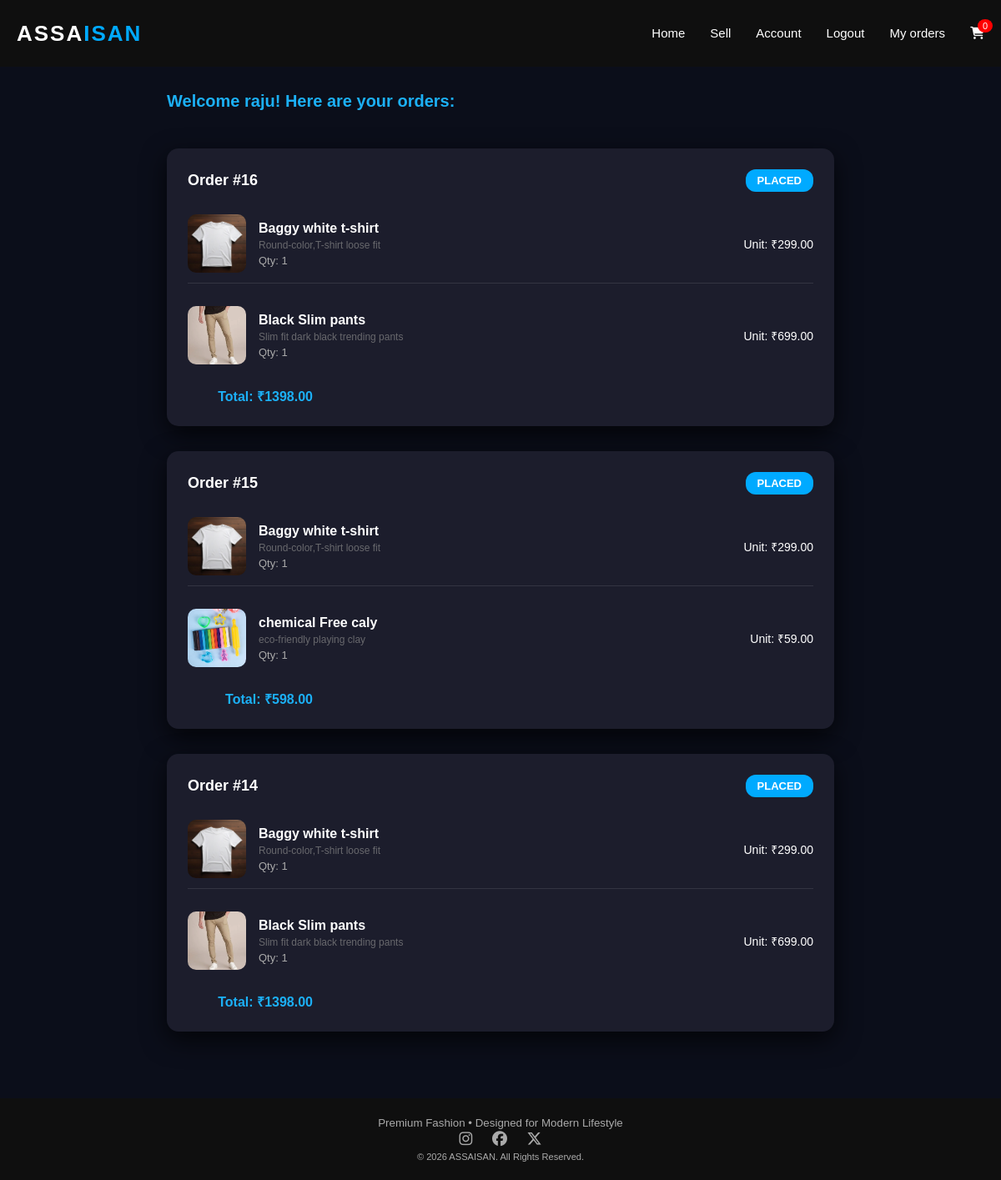
Before: /my-orders/ (signed in) with the older database file.
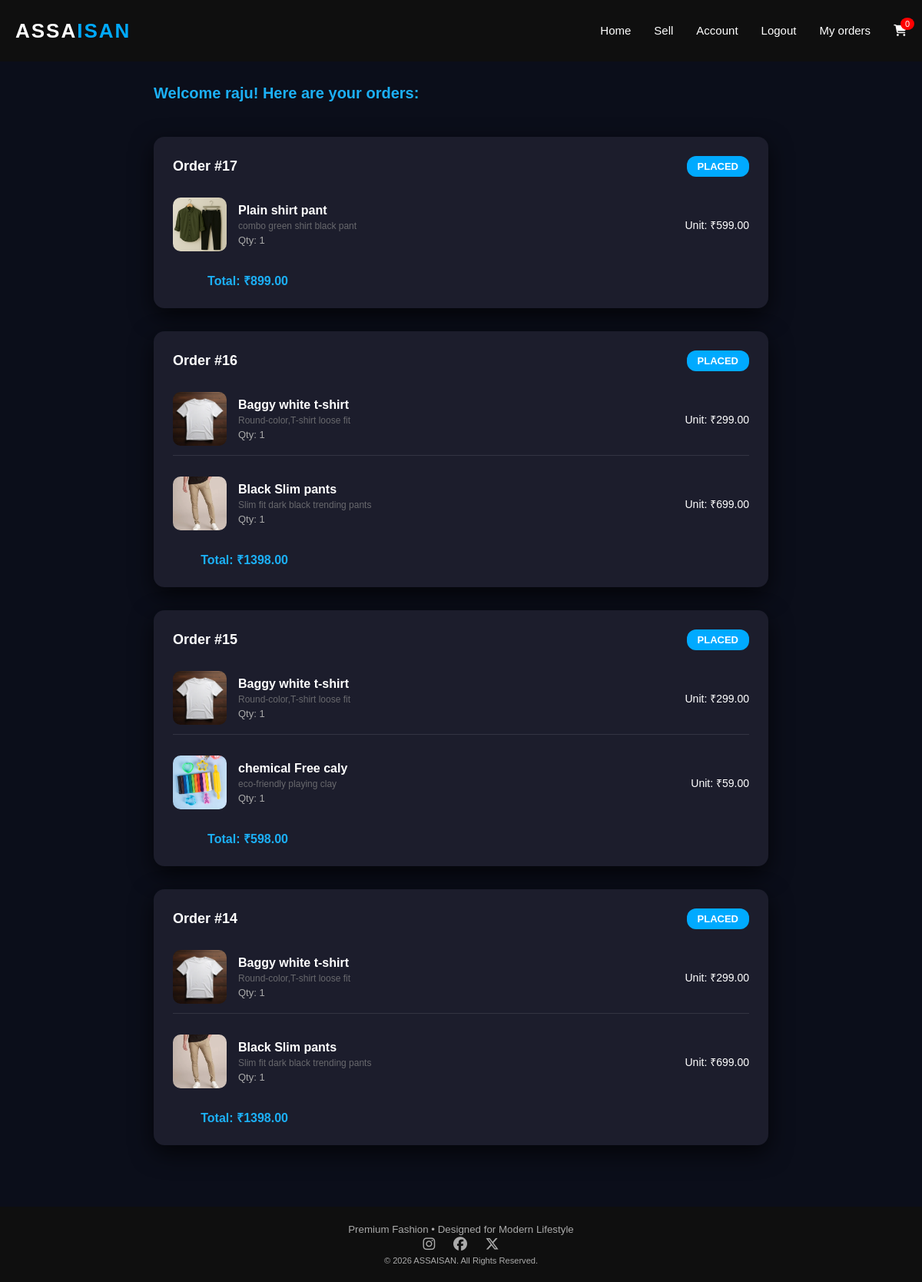
After: the same page with the newer database file.
### shop/models.py (models this page shows, shortened)
class Order(models.Model):
    STATUS_CHOICES = [
        ("Pending", "Pending"),
        ("Placed", "Placed"),
        ("Shipped", "Shipped"),
        ("Delivered", "Delivered"),
        ("Cancelled", "Cancelled"),
    ]
    user = models.ForeignKey(User, on_delete=models.CASCADE)
    total_price = models.DecimalField(max_digits=10, decimal_places=2)
    status = models.CharField(max_length=20, choices=STATUS_CHOICES, default="Pending")
    created_at = models.DateTimeField(auto_now_add=True)

class OrderItem(models.Model):
    order = models.ForeignKey(Order, on_delete=models.CASCADE, related_name="items")
    product = models.ForeignKey(Product, on_delete=models.CASCADE)
    quantity = models.PositiveIntegerField(default=1)
    price = models.DecimalField(max_digits=10, decimal_places=2)

class Product(models.Model):
    title = models.CharField(max_length=200)
    price = models.DecimalField(max_digits=10, decimal_places=2)
    discount_price = models.DecimalField(max_digits=10, decimal_places=2, blank=True, null=True)
    short_description = models.CharField(max_length=300)
    long_description = models.TextField()
    category = models.CharField(max_length=20,choices=CATEGORY_CHOICES)
    image = models.ImageField(upload_to="products/")
    stock = models.IntegerField(default=1)
    updated_at = models.DateTimeField(auto_now=True)
    listed_by=models.CharField(blank=True,default="")
    listed_date=models.DateField(blank=True,auto_now_add="",null=True)

### shop/views.py (the view)
# urls.py: path('my-orders/', views.my_orders, name='my_orders'),
@login_required
def my_orders(request):
    orders = Order.objects.filter(user=request.user).order_by('-id')  # latest first
    orders_with_items = []
    for order in orders:
        items = order.items.all()  # <--- related_name ke through
        orders_with_items.append({
            'order': order,
            'items': items
        })
    context = {
        'orders_with_items': orders_with_items
    }
    return render(request, 'my_orders.html', context)

### shop/context_processors.py (called while the page is built)
def cart_data(request):
    cart = request.session.get("cart", {})
    return {
        "cart_count": len(cart)
    }

### shop/templates/my_orders.html
{% extends 'navbase.html' %}
{% load static %}
{% block content %}
<div class="container">
    {% if orders_with_items %}
        <div class="welcome-msg">
            Welcome {{ user.get_full_name|default:user.username }}! Here are your orders:
        </div>
        {% for entry in orders_with_items %}
        {% with order=entry.order items=entry.items %}
        <div class="order-card">
            <div class="order-header">
                <h3>Order #{{ order.id }}</h3>
                <span class="status-badge status-{{ order.status|lower }}">{{ order.status }}</span>
            </div>
            <div class="order-items">
                {% for item in items %}
                <div class="item-row">
                    <div class="item-img">
                        <img src="{{ item.product.image.url }}" alt="{{ item.product.title }}">
                    </div>
                    <div class="item-info">
                        <h4>{{ item.product.title }}</h4>
                        <p class="short-desc">{{ item.product.short_description|default:"No description" }}</p>
                        <p>Qty: {{ item.quantity }}</p>
                    </div>
                    <div class="item-price">
                        <span>Unit: ₹{{ item.product.discount_price|floatformat:2 }}</span>
                    </div>
                </div>
                {% endfor %}
            </div>
            <div class="order-totalh">
                Total: ₹{{ order.total_price|floatformat:2 }}
            </div>
        </div>
        {% endwith %}
        {% endfor %}
    {% else %}
        <div class="empty-msg">
            <p>No orders yet!</p>
            <a href="{% url 'home' %}" class="shop-btn">Go Shopping</a>
        </div>
    {% endif %}
</div>
{% endblock %}

Changed rows visible on the page:
added Order: order.id "17", order.status "PLACED", order.total_price "899.00"
added OrderItem: product.image (picture), product "Plain shirt pant", product.short_description "combo green shirt black pant", quantity "1", product.discount_price "599.00", shown under "17"
